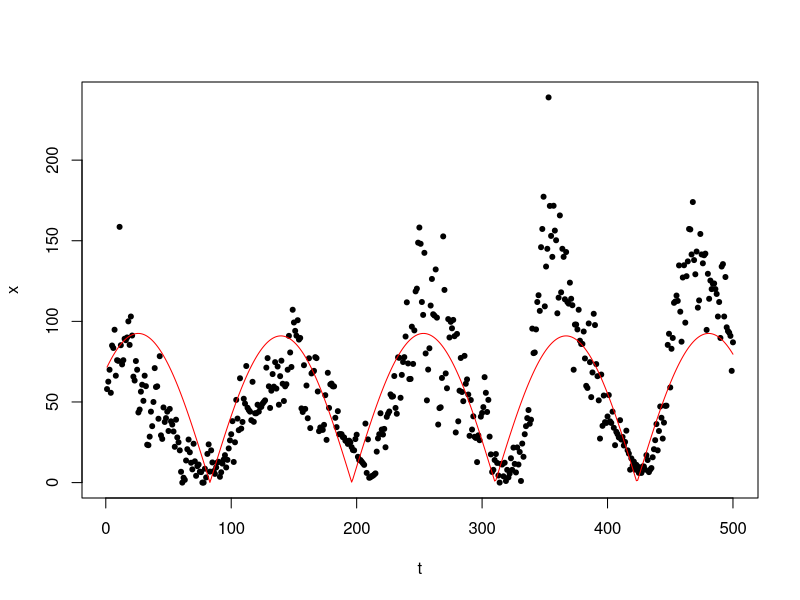

This chart was generated by the following R code:
## fit a non-linear model with nls to sunspots data
x <- sunspots [1:500]
t <- 1:length(x)
ss_data <- data.frame (sunspots = x, t = t)

nlsfit_ss <- summary (
                nls (sunspots ~ abs(M*(a+sin(b+f*t))), 
                     data = ss_data,
                     start = c(a= 0, b = -1, f = 2*pi/200, M = 80))
                )
## note that this model is different from the model given in sunspots_nlm.r

names (nlsfit_ss)

nlsfit_coef <- nlsfit_ss$coef

a2 <- nlsfit_coef[1,1]
b2 <- nlsfit_coef[2,1]
f2 <- nlsfit_coef[3,1]
M2 <- nlsfit_coef[4,1]

plot(t,x,pch=20)
lines(t,abs(M2*(a2+sin(b2+f2*t))),col="red")
